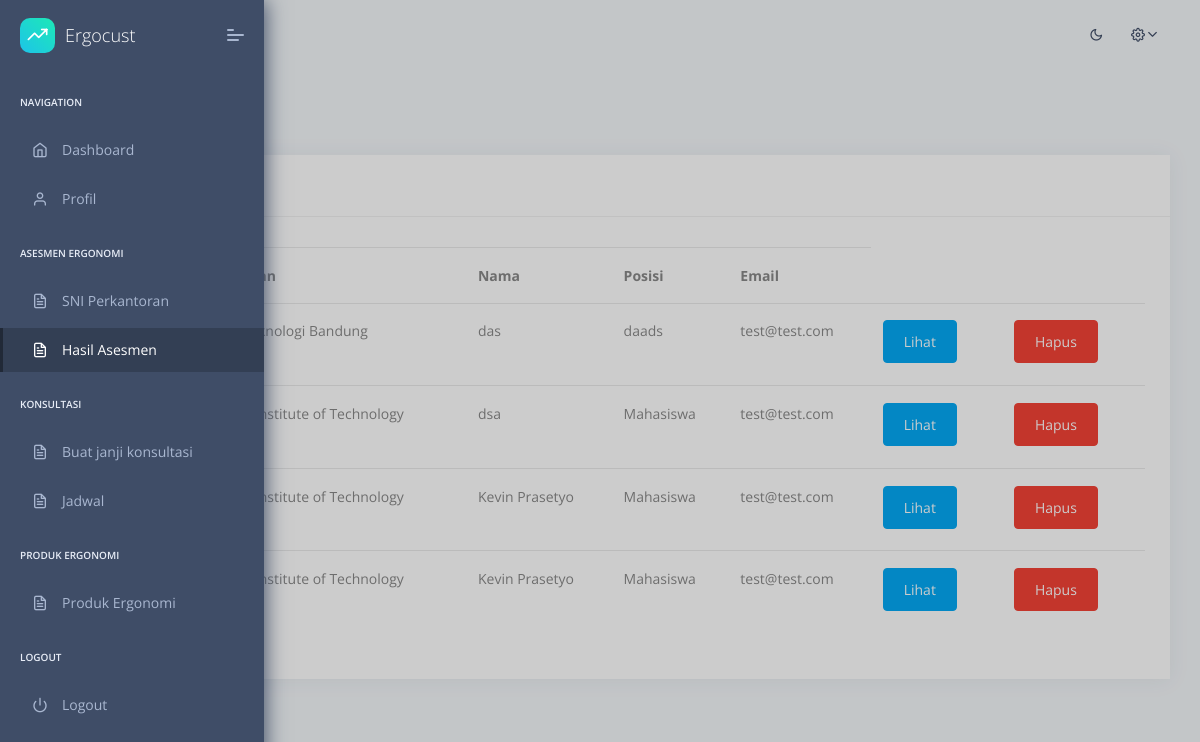
/hasil (signed in), run on the app's committed database.
### apps/home/models.py (models this page shows)
class Snisub(db.Model):
    id = db.Column(db.Integer, primary_key=True)
    perusahaan = db.Column(db.Text, nullable=True)
    tanggal = db.Column(db.DateTime(timezone=True), default=func.now())
    nama = db.Column(db.Text, nullable=True)
    posisi = db.Column(db.Text, nullable=True)
    email = db.Column(db.Text, nullable=False)
    n1 = db.Column(db.Text, nullable=True)
    n2 = db.Column(db.Text, nullable=True)
    n3 = db.Column(db.Text, nullable=True)
    n4 = db.Column(db.Text, nullable=True)
    n5 = db.Column(db.Text, nullable=True)
    n6 = db.Column(db.Text, nullable=True)
    n7 = db.Column(db.Text, nullable=True)
    n8 = db.Column(db.Text, nullable=True)
    n9 = db.Column(db.Text, nullable=True)
    n10 = db.Column(db.Text, nullable=True)
    n11 = db.Column(db.Text, nullable=True)
    n12 = db.Column(db.Text, nullable=True)
    n13 = db.Column(db.Text, nullable=True)
    n14 = db.Column(db.Text, nullable=True)
    n15 = db.Column(db.Text, nullable=True)
    n16 = db.Column(db.Text, nullable=True)
    n17 = db.Column(db.Text, nullable=True)
    n18 = db.Column(db.Text, nullable=True)
    n19 = db.Column(db.Text, nullable=True)
    n20 = db.Column(db.Text, nullable=True)
    n21 = db.Column(db.Text, nullable=True)
    n22 = db.Column(db.Text, nullable=True)
    n23 = db.Column(db.Text, nullable=True)

### apps/home/routes.py (the view, shortened to what this page needs)
@blueprint.route('/hasil', methods=['GET', 'POST'])
@login_required
def hasil():
    if "email" in request.args:
        email = request.args.get("email")
        list = Snisub.query.filter_by(email=email).all()
    else:
        list = Snisub.query.all()
    return render_template('home/hasil.html', segment='hasil', sni=list)

### apps/__init__.py (called while the page is built)
def configure_database(app):
    @app.before_first_request
    def initialize_database():
        try:
            db.create_all()
        except Exception as e:
            print('> Error: DBMS Exception: ' + str(e) )
            basedir = os.path.abspath(os.path.dirname(__file__))
            app.config['SQLALCHEMY_DATABASE_URI'] = SQLALCHEMY_DATABASE_URI = 'sqlite:///' + os.path.join(basedir, 'db.sqlite3')
            print('> Fallback to SQLite ')
            db.create_all()
    @app.teardown_request
    def shutdown_session(exception=None):
        db.session.remove()

### apps/authentication/models.py (called while the page is built)
@login_manager.user_loader
def user_loader(id):
    return Users.query.filter_by(id=id).first()

### apps/templates/home/hasil.html (shortened to what this page needs)
{% extends "layouts/base.html" %}
{% block content %}
<section class="pcoded-main-container">
    <div class="pcoded-wrapper">
        <div class="pcoded-content">
            <div class="pcoded-inner-content">
                <div class="page-header">
                    <div class="page-block">
                        <div class="row align-items-center">
                            <div class="col-md-12">
                                <ul class="breadcrumb">
                                    <li class="breadcrumb-item"><a href="/"></a></li>
                                    <li class="breadcrumb-item"><a href="#!">Hasil Asesmen</a></li>
                                </ul>
                            </div>
                        </div>
                    </div>
                </div>
                <div class="main-body">
                    <div class="page-wrapper">
                        <div class="row">
                            <div class="col-xl-12">
                                <div class="card">
                                    <div class="card-header">
                                        <h5>Hasil Asesmen</h5>
                                    </div>
                                    <div class="card-block table-border-style">
                                        <div class="table-responsive">
                                            <table class="table table-hover">
                                                <thead>
                                                    <tr>
                                                        <th>Id</th>
                                                        <th>Perusahaan</th>
                                                        <th>Nama</th>
                                                        <th>Posisi</th>
                                                        <th>Email</th>
                                                    </tr>
                                                </thead>
                                                <tbody>
                                                    {% for sn in sni %}
                                                    <tr>
                                                        <td>{{ sn.id }}</td>
                                                        <td>{{ sn.perusahaan }}</td>
                                                        <td>{{ sn.nama }}</td>
                                                        <td>{{ sn.posisi }}</td>
                                                        <td>{{ sn.email }}</td>
                                                        <td>
                                                            <form action="/snisub" method="GET">
                                                                <button type="submit" class="btn btn-primary"
                                                                    name="lihat" value="{{ sn.id }}">Lihat</button>
                                                            </form>
                                                        </td>
                                                        <td>
                                                            <form action="/hasil" method="GET">
                                                                <button type="submit" class="btn btn-danger"
                                                                    name="hapus" value="{{ sn.id }}">Hapus</button>
                                                            </form>
                                                        </td>
                                                    </tr>
                                                    {% endfor %}
                                                </tbody>
                                            </table>
                                        </div>
                                    </div>
                                </div>
                            </div>
                        </div>
                    </div>
                </div>
            </div>
        </div>
    </div>
</section>
{% endblock content %}

### apps/templates/layouts/base.html (shortened to what this page needs)
<!DOCTYPE html>
<html lang="en">
<head>
    <link rel="stylesheet" href="{{ config.ASSETS_ROOT }}/fonts/fontawesome/css/fontawesome-all.min.css">
    <link rel="stylesheet" href="{{ config.ASSETS_ROOT }}/plugins/animation/css/animate.min.css">
    <link rel="stylesheet" href="{{ config.ASSETS_ROOT }}/css/style.css">
    <link rel="stylesheet" href="{{ config.ASSETS_ROOT }}/css/dark.css">
</head>
<body>
    {% include 'includes/sidebar.html' %}
    {% include 'includes/navigation.html' %}
    {% block content %}{% endblock content %}
</body>
</html>

### apps/templates/includes/sidebar.html
<nav class="pcoded-navbar">
    <div class="navbar-wrapper">
        <div class="navbar-brand header-logo">
            <a href="/index" class="b-brand">
                <div class="b-bg">
                    <i class="feather icon-trending-up"></i>
                </div>
                <span class="b-title">Ergocust</span>
            </a>
            <a class="mobile-menu" id="mobile-collapse" href="javascript:"><span></span></a>
        </div>
        <div class="navbar-content scroll-div">
            <ul class="nav pcoded-inner-navbar">
                <li class="nav-item pcoded-menu-caption">
                    <label>Navigation</label>
                </li>
                <li data-username="dashboard Default Ecommerce CRM Analytics Crypto Project"
                    class="nav-item {% if 'index' in segment %} active {% endif %}">
                    <a href="/index.html" class="nav-link "><span class="pcoded-micon"><i
                                class="feather icon-home"></i></span><span class="pcoded-mtext">Dashboard</span></a>
                </li>
                <li data-username="Profile Page" class="nav-item {% if 'profile' in segment %} active {% endif %}">
                    <a href="/profile" class="nav-link">
                        <span class="pcoded-micon"><i class="feather icon-user"></i></span>
                        <span class="pcoded-mtext">Profil</span></a>
                </li>
                <li class="nav-item pcoded-menu-caption">
                    <label>Asesmen Ergonomi</label>
                </li>
                <li data-username="form elements advance componant validation masking wizard picker select"
                    class="nav-item {% if 'sni' in segment %} active {% endif %}">
                    <a href="/sni.html" class="nav-link "><span class="pcoded-micon"><i
                                class="feather icon-file-text"></i></span><span class="pcoded-mtext">SNI
                            Perkantoran</span></a>
                </li>
                <li data-username="form elements advance componant validation masking wizard picker select"
                    class="nav-item {% if 'hasil' in segment %} active {% endif %}">
                    <a href="/hasil?email={{ current_user.email }}" class="nav-link "><span class="pcoded-micon"><i
                                class="feather icon-file-text"></i></span><span class="pcoded-mtext">Hasil
                            Asesmen</span></a>
                </li>
                <li class="nav-item pcoded-menu-caption">
                    <label>Konsultasi</label>
                </li>
                <li data-username="form elements advance componant validation masking wizard picker select"
                    class="nav-item {% if 'konsultasi' in segment %} active {% endif %}">
                    <a href="/konsultasi.html" class="nav-link "><span class="pcoded-micon"><i
                                class="feather icon-file-text"></i></span><span class="pcoded-mtext">Buat janji
                            konsultasi</span></a>
                </li>
                <li data-username="form elements advance componant validation masking wizard picker select"
                    class="nav-item {% if 'jadwal' in segment %} active {% endif %}">
                    <a href="/jadwal?email={{ current_user.email }}" class="nav-link "><span class="pcoded-micon"><i
                                class="feather icon-file-text"></i></span><span class="pcoded-mtext">Jadwal</span></a>
                </li>
                <li class="nav-item pcoded-menu-caption">
                    <label>Produk Ergonomi</label>
                </li>
                <li data-username="form elements advance componant validation masking wizard picker select"
                    class="nav-item {% if 'produk' in segment %} active {% endif %}">
                    <a href="/produk.html" class="nav-link "><span class="pcoded-micon"><i
                                class="feather icon-file-text"></i></span><span class="pcoded-mtext">Produk
                            Ergonomi</span></a>
                </li>
                <li class="nav-item pcoded-menu-caption">
                    <label>Logout</label>
                </li>
                <li data-username="Disabled Menu" class="nav-item">
                    <a href="{{ url_for('authentication_blueprint.logout') }}" class="nav-link">
                        <span class="pcoded-micon"><i class="feather icon-power"></i></span><span
                            class="pcoded-mtext">Logout</span>
                    </a>
                </li>
            </ul>
        </div>
    </div>
</nav>

### apps/templates/includes/navigation.html (shortened to what this page needs)
<header class="navbar pcoded-header navbar-expand-lg navbar-light">
    <div class="collapse navbar-collapse">
        <ul class="navbar-nav mr-auto">
            <li><a href="javascript:" class="full-screen" onclick="javascript:toggleFullScreen()"></a></li>
        </ul>
        <ul class="navbar-nav ml-auto">
            <li>
                <label>
                    <i class="icon feather icon-sun" id="theme-indicator"></i>
                </label>
            </li>
            <li>
                <div class="dropdown drp-user">
                    <a href="javascript:" class="dropdown-toggle" data-toggle="dropdown">
                        <i class="icon feather icon-settings"></i>
                    </a>
                </div>
            </li>
        </ul>
    </div>
</header>

### apps/static/assets/css/dark.css (style rules this page uses)
#theme-indicator { cursor: pointer; }
.pcoded-header label { color: #3f4d67; }

### data on the page
Snisub: perusahaan "Institut Teknologi Bandung", nama "das", posisi "daads", email "test@test.com", {{ sn.id }} 1 (drawn)
Snisub: perusahaan "Bandung Institute of Technology", nama "dsa", posisi "Mahasiswa", email "test@test.com", {{ sn.id }} 2 (drawn)
Snisub: perusahaan "Bandung Institute of Technology", nama "Kevin Prasetyo", posisi "Mahasiswa", email "test@test.com", {{ sn.id }} 3 (drawn)
Snisub: perusahaan "Bandung Institute of Technology", nama "Kevin Prasetyo", posisi "Mahasiswa", email "test@test.com", {{ sn.id }} 4 (drawn)
